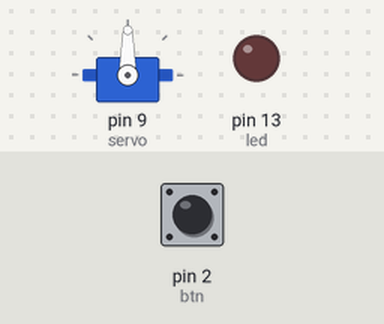
A sketch run on a simulated Arduino Uno, built with avr-gcc and run on an emulated ATmega328P. On the bench: servo, output pins drawn as LEDs (lit = HIGH). The inputs (shaded band) are chosen by the test bench; at power-on: pin 2 (btn) LOW.

Above: at 1.2 s.
1.3 s: pin 2 (btn) pulled HIGH for 0.15 s
At 2.4 s:
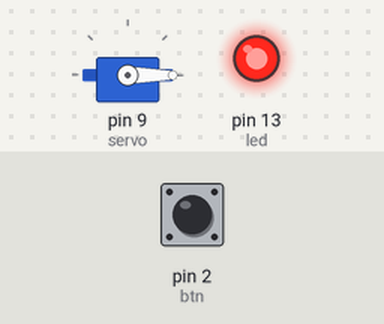
4.4 s: pin 2 (btn) pulled HIGH for 1 s
At 8.2 s:
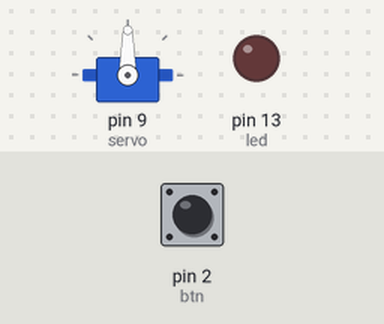
8.4 s: pin 2 (btn) pulled HIGH for 3.2 s
At 9.0 s:
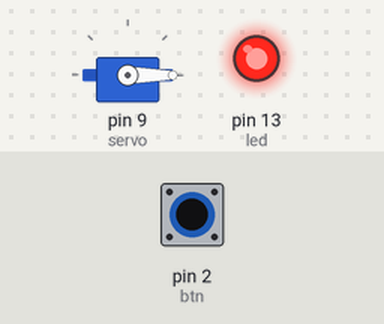
Timing chart, 0 to 15.9 s (numbered marks = the images above; inputs shaded):
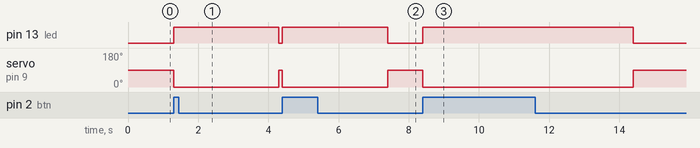

Measured:
- after the input at 1.3 s, pin 13 (led): LOW → HIGH at once, → LOW 3.0 s later; servo on pin 9 (servo): 90° → 0° at once, → 90° 3.0 s later
- after the input at 4.4 s, pin 13 (led): LOW → HIGH at once, → LOW 3.0 s later; servo on pin 9 (servo): 90° → 0° at once, → 90° 3.0 s later
- after the input at 8.4 s, pin 13 (led): LOW → HIGH at once, → LOW 6.0 s later; servo on pin 9 (servo): 90° → 0° at once, → 90° 6.0 s later

The sketch:

sketch.ino
```cpp
#include <Servo.h>
Servo gate;
const int btn = 2;
const int led = 13;
const int servo = 9;

void setup() {

  gate.attach(servo);
  pinMode(btn, INPUT);
  pinMode(led, OUTPUT);

  gate.write(90);
}

void loop() {
  const int status = digitalRead(btn);
  if (status == HIGH) {
    digitalWrite(led, HIGH);
    gate.write(0);
    delay(3000);
  } else {
    digitalWrite(led, LOW);
    gate.write(90);
  }

}
```
